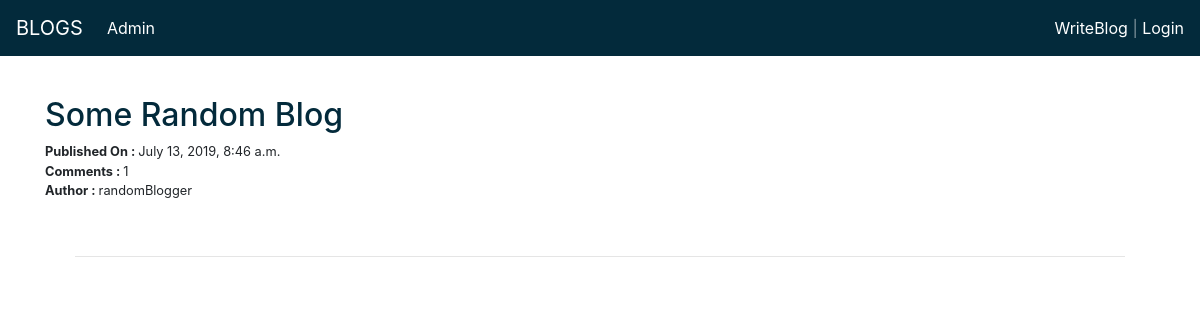
Page /blog/list/ on the earlier database version.
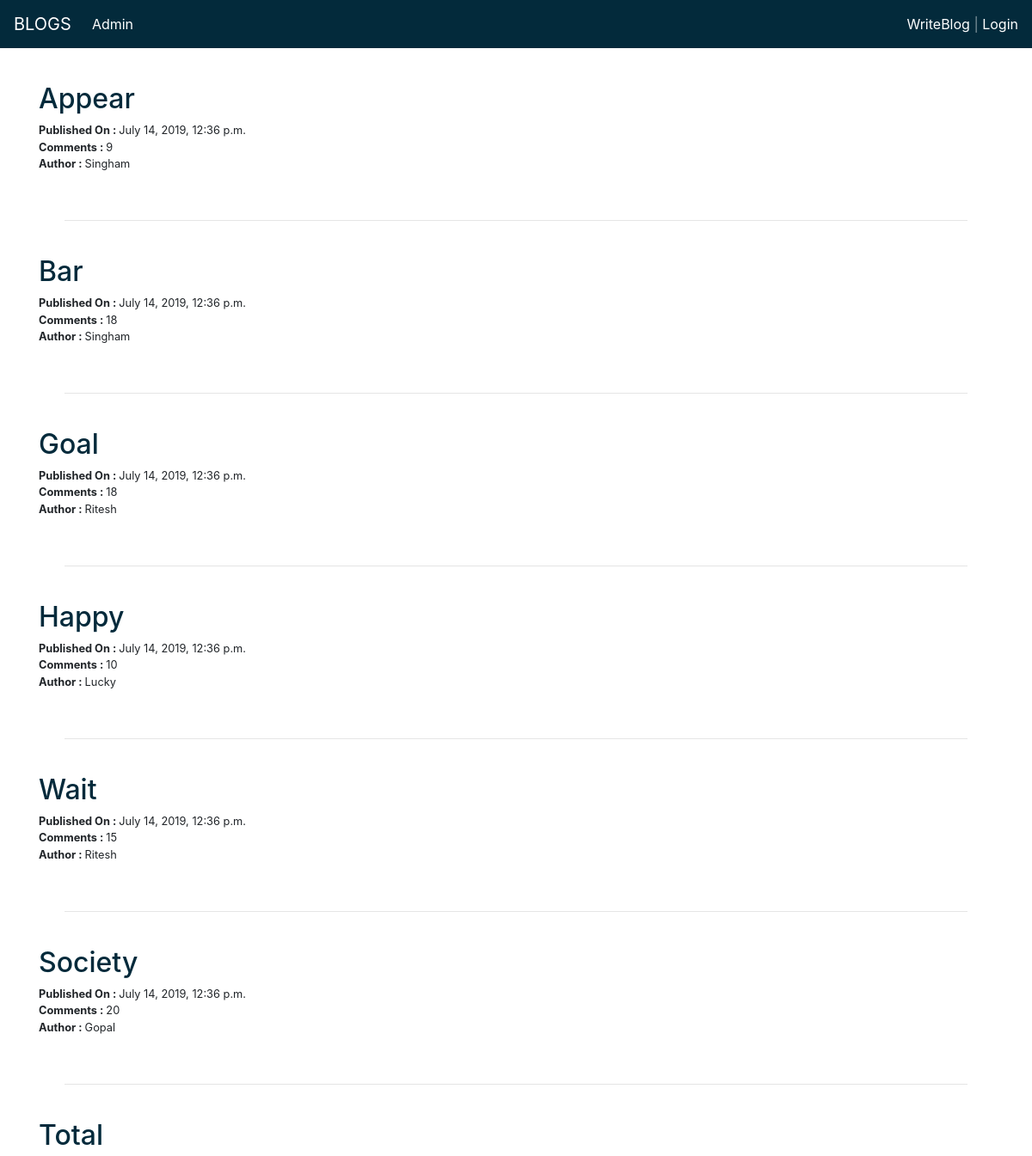
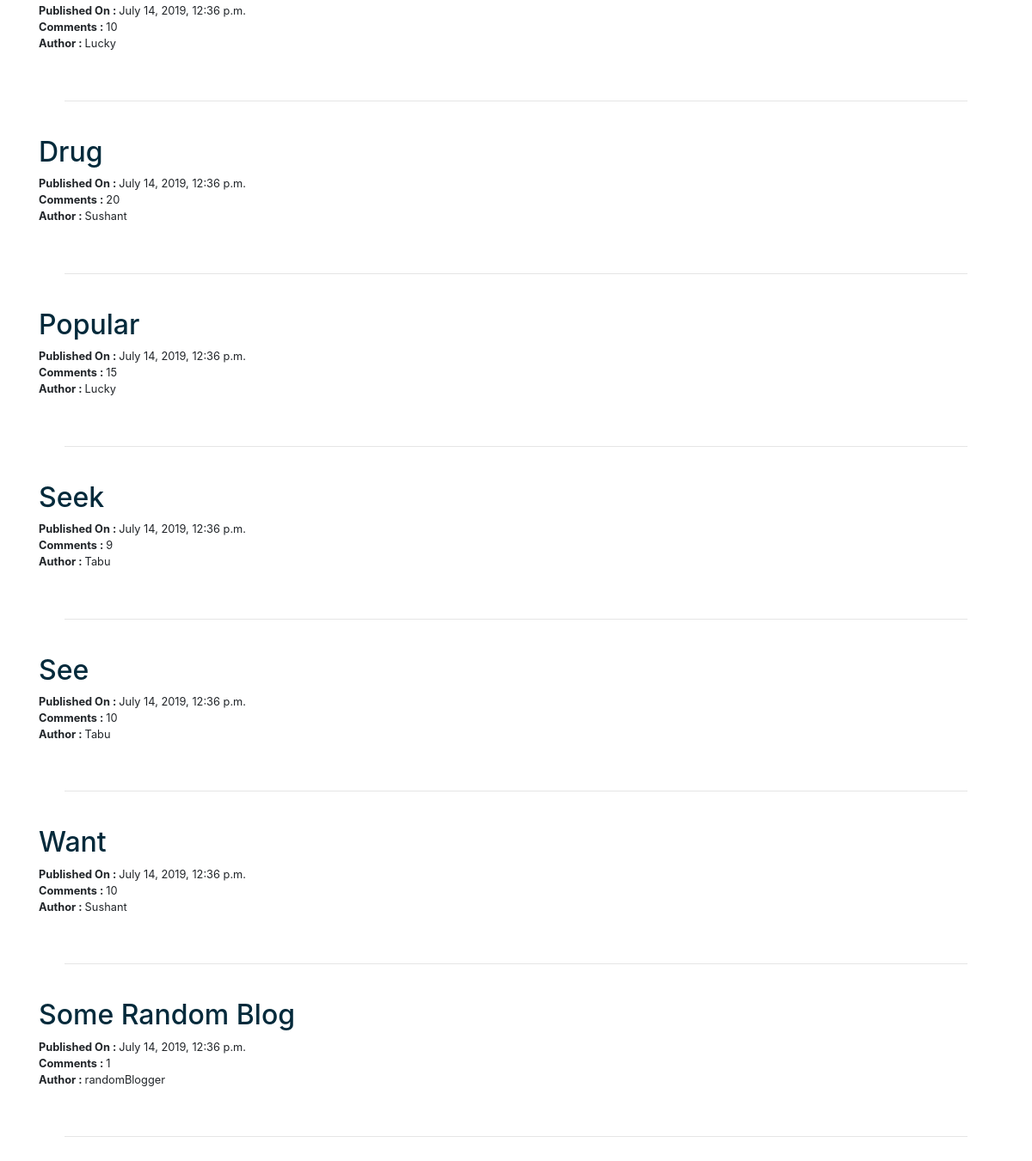
Same page on the later database version (2 pictures, top to bottom).
### blog/models.py (models this page shows, shortened)
class Blog(models.Model):
    authorName = models.ForeignKey(User,on_delete=models.CASCADE,related_name='blog')
    title = models.CharField(max_length=200)
    content = models.TextField()
    created_date = models.DateTimeField(default=timezone.now)
    published_date = models.DateTimeField(blank=True, null=True)

class Comment(models.Model):
    post = models.ForeignKey(Blog,on_delete=models.CASCADE,related_name='comments')
    authorName = models.ForeignKey(User,on_delete=models.CASCADE,related_name='comments')
    content = models.TextField()
    created_date = models.DateTimeField(default=timezone.now)
    aproved = models.BooleanField(default=False)

### blog/views.py (the view)
# urls.py: path('list/', views.blogList.as_view(), name='blogListPage'),
class blogList(ListView):
    model = Blog
    template_name = 'blog/blogList.html'
    context_object_name = 'blogList'

### blog/templatetags/myTags.py (called while the page is built)
@register.filter
def customFilter(value):
    value = value.filter(aproved=True)
    return value

### blog/templates/blog/blogList.html
<!DOCTYPE html>
{% extends 'blog/base.html' %}
{% load myTags %}
  {% block body_block %}
    <br><br><br>
    {% for i in blogList reversed %}
      {% if i.published_date != None %}
        <h2><a class="blogLink" href="{% url 'blog:blogDisplayPage' pk=i.id %}">{{ i.title | title }}</a></h2>
        <p class="Info">
          <strong>Published On : </strong>{{ i.published_date }}<br>
          <strong>Comments : </strong>{{ i.comments.all | customFilter | length }}<br>
          <strong>Author : </strong>{{ i.authorName }}
        </p>
        <br><div class="container"><div class="container"><hr></div></div><br>
      {% endif %}
    {% endfor %}
  {% endblock %}

### blog/templates/blog/base.html (shortened to what this page needs)
<!DOCTYPE html>
{% load staticfiles %}
<html lang="en">
<head>
  <link rel="stylesheet" href="https://maxcdn.bootstrapcdn.com/bootstrap/4.3.1/css/bootstrap.min.css">
  <link rel="stylesheet" href="{% static 'blog/stylesheet/base.css' %}">
</head>
<body>
  <nav class="navbar navbar-expand-lg navbar-dark bg-dark-blue fixed-top">
  <a class="navbar-brand" href="{% url 'blog:blogListPage' %}">BLOGS</a>
  <div class="collapse navbar-collapse" id="navbarSupportedContent">
    <ul class="navbar-nav mr-auto">
      <li class="nav-item active">
        <a class="nav-link" href="{% url 'admin:index' %}">Admin <span class="sr-only">(current)</span></a>
      </li>
    </ul>
    <span class="navbar-text">
          <a href="{% url 'blog:blogCreatePage' %}">WriteBlog </a>
          <span> | </span>
          {% if user.is_authenticated %}
          <a href="{% url 'blog:logoutPage' %}">Logout </a>
          {% else %}
          <a href="{% url 'blog:loginPage' %}">Login </a>
          {% endif %}
    </span>
  </div>
</nav>
<header>
</header>
<div class="container">
  {% block body_block %}
  {% endblock %}
</div>
</body>
</html>

### static/blog/stylesheet/base.css (style rules this page uses)
.bg-dark-blue { background-color: #032A3B; }
p { font-size: 1.2rem; }
.blogLink { color: #032A3B; text-decoration: none; }
.Info { font-size: .8rem; }

Differences in the rows shown:
added Blog: title "Appear", published_date "July 14, 2019, 12:36 p.m.", comments.all|customFilter "9", authorName "Singham"
added Blog: title "Bar", published_date "July 14, 2019, 12:36 p.m.", comments.all|customFilter "18", authorName "Singham"
added Blog: title "Goal", published_date "July 14, 2019, 12:36 p.m.", comments.all|customFilter "18", authorName "Ritesh"
added Blog: title "Happy", published_date "July 14, 2019, 12:36 p.m.", comments.all|customFilter "10", authorName "Lucky"
added Blog: title "Wait", published_date "July 14, 2019, 12:36 p.m.", comments.all|customFilter "15", authorName "Ritesh"
added Blog: title "Society", published_date "July 14, 2019, 12:36 p.m.", comments.all|customFilter "20", authorName "Gopal"
added Blog: title "Total", published_date "July 14, 2019, 12:36 p.m.", comments.all|customFilter "10", authorName "Lucky"
added Blog: title "Drug", published_date "July 14, 2019, 12:36 p.m.", comments.all|customFilter "20", authorName "Sushant"
added Blog: title "Popular", published_date "July 14, 2019, 12:36 p.m.", comments.all|customFilter "15", authorName "Lucky"
added Blog: title "Seek", published_date "July 14, 2019, 12:36 p.m.", comments.all|customFilter "9", authorName "Tabu"
added Blog: title "See", published_date "July 14, 2019, 12:36 p.m.", comments.all|customFilter "10", authorName "Tabu"
added Blog: title "Want", published_date "July 14, 2019, 12:36 p.m.", comments.all|customFilter "10", authorName "Sushant"
changed Blog "Some Random Blog": published_date "July 13, 2019, 8:46 a.m." → "July 14, 2019, 12:36 p.m."
